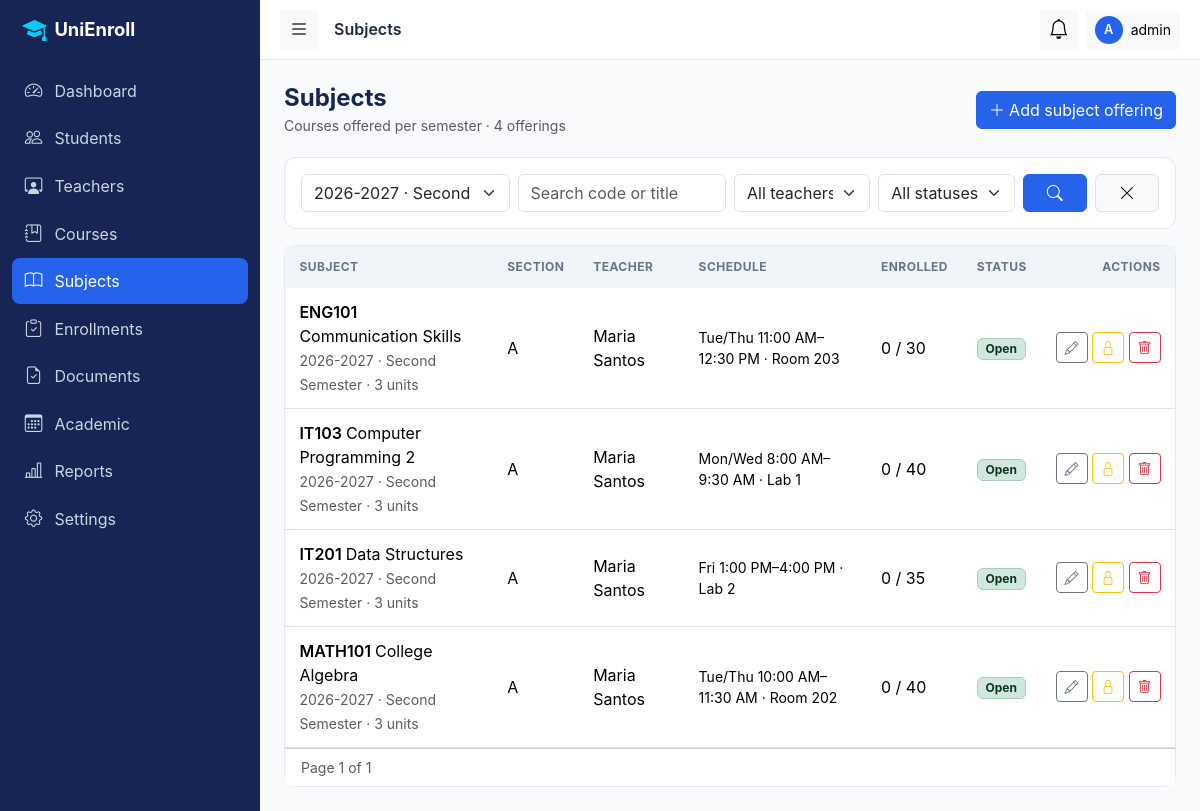
Page /admin/subjects/index.php (signed in) on the committed database.
### tables this page shows
CREATE TABLE users (
  id            INT UNSIGNED AUTO_INCREMENT PRIMARY KEY,
  username      VARCHAR(50)  NOT NULL,
  email         VARCHAR(120) NOT NULL,
  password_hash VARCHAR(255) NOT NULL,
  role          ENUM('admin','teacher','student') NOT NULL,
  status        ENUM('active','inactive') NOT NULL DEFAULT 'active',
  last_login    DATETIME NULL,
  created_at    TIMESTAMP NOT NULL DEFAULT CURRENT_TIMESTAMP,
  updated_at    TIMESTAMP NOT NULL DEFAULT CURRENT_TIMESTAMP ON UPDATE CURRENT_TIMESTAMP,
  UNIQUE KEY uq_users_username (username),
  UNIQUE KEY uq_users_email (email),
  KEY idx_users_role_status (role, status)
);

CREATE TABLE subjects (
  id           INT UNSIGNED AUTO_INCREMENT PRIMARY KEY,
  course_id    INT UNSIGNED NOT NULL,
  semester_id  INT UNSIGNED NOT NULL,
  teacher_id   INT UNSIGNED NULL,
  section      VARCHAR(20) NOT NULL DEFAULT 'A',
  max_students SMALLINT UNSIGNED NOT NULL DEFAULT 40,
  status       ENUM('open','closed') NOT NULL DEFAULT 'open',
  created_at   TIMESTAMP NOT NULL DEFAULT CURRENT_TIMESTAMP,
  updated_at   TIMESTAMP NOT NULL DEFAULT CURRENT_TIMESTAMP ON UPDATE CURRENT_TIMESTAMP,
  UNIQUE KEY uq_subjects_offering (course_id, semester_id, section),
  KEY idx_subjects_semester (semester_id),
  KEY idx_subjects_teacher (teacher_id),
  CONSTRAINT fk_subjects_course FOREIGN KEY (course_id)
    REFERENCES courses(id) ON UPDATE CASCADE ON DELETE RESTRICT,
  CONSTRAINT fk_subjects_semester FOREIGN KEY (semester_id)
    REFERENCES semesters(id) ON UPDATE CASCADE ON DELETE RESTRICT,
  CONSTRAINT fk_subjects_teacher FOREIGN KEY (teacher_id)
    REFERENCES teachers(id) ON UPDATE CASCADE ON DELETE SET NULL
);

CREATE TABLE courses (
  id          INT UNSIGNED AUTO_INCREMENT PRIMARY KEY,
  program_id  INT UNSIGNED NULL,                       
  code        VARCHAR(20)  NOT NULL,
  title       VARCHAR(150) NOT NULL,
  description TEXT NULL,
  units       TINYINT UNSIGNED NOT NULL DEFAULT 3,
  year_level  TINYINT UNSIGNED NULL,
  status      ENUM('available','unavailable') NOT NULL DEFAULT 'available',
  created_at  TIMESTAMP NOT NULL DEFAULT CURRENT_TIMESTAMP,
  updated_at  TIMESTAMP NOT NULL DEFAULT CURRENT_TIMESTAMP ON UPDATE CURRENT_TIMESTAMP,
  UNIQUE KEY uq_courses_code (code),
  KEY idx_courses_program (program_id),
  CONSTRAINT fk_courses_program FOREIGN KEY (program_id)
    REFERENCES programs(id) ON UPDATE CASCADE ON DELETE SET NULL
);

CREATE TABLE academic_years (
  id         INT UNSIGNED AUTO_INCREMENT PRIMARY KEY,
  name       VARCHAR(20) NOT NULL,                     
  start_date DATE NOT NULL,
  end_date   DATE NOT NULL,
  is_active  TINYINT(1) NOT NULL DEFAULT 0,
  created_at TIMESTAMP NOT NULL DEFAULT CURRENT_TIMESTAMP,
  updated_at TIMESTAMP NOT NULL DEFAULT CURRENT_TIMESTAMP ON UPDATE CURRENT_TIMESTAMP,
  UNIQUE KEY uq_academic_years_name (name),
  CONSTRAINT chk_ay_dates CHECK (end_date > start_date)
);

CREATE TABLE semesters (
  id                INT UNSIGNED AUTO_INCREMENT PRIMARY KEY,
  academic_year_id  INT UNSIGNED NOT NULL,
  semester_no       TINYINT UNSIGNED NOT NULL,         
  name              VARCHAR(50) NOT NULL,
  start_date        DATE NOT NULL,
  end_date          DATE NOT NULL,
  enrollment_start  DATE NULL,
  enrollment_end    DATE NULL,
  max_units         TINYINT UNSIGNED NOT NULL DEFAULT 24,
  is_active         TINYINT(1) NOT NULL DEFAULT 0,
  created_at        TIMESTAMP NOT NULL DEFAULT CURRENT_TIMESTAMP,
  updated_at        TIMESTAMP NOT NULL DEFAULT CURRENT_TIMESTAMP ON UPDATE CURRENT_TIMESTAMP,
  UNIQUE KEY uq_semesters_ay_no (academic_year_id, semester_no),
  KEY idx_semesters_active (is_active),
  CONSTRAINT fk_semesters_ay FOREIGN KEY (academic_year_id)
    REFERENCES academic_years(id) ON UPDATE CASCADE ON DELETE CASCADE
);

### includes/auth_check.php (called while the page is built, shortened)
<?php
function require_login(): array
{
    $pdo  = Database::getConnection();
    $stmt = $pdo->prepare('SELECT id, username, role, status FROM users WHERE id = ?');
    $stmt->execute([$_SESSION['user_id']]);
    $user = $stmt->fetch();
    $user['name'] = $_SESSION['display_name'] ?? $user['username'];
    return $user;
}
function require_role($roles): array
{
    $roles = (array)$roles;
    $user  = require_login();
        ?>
        <?php
    return $user;
}

### admin/subjects/index.php (the view, shortened to what this page needs)
<?php
require_once __DIR__ . '/../../includes/auth_check.php';
$user = require_role('admin');
$pageTitle = 'Subjects';
$pdo = Database::getConnection();
$activeSem = get_active_semester($pdo);
$semParam  = $_GET['semester'] ?? ($activeSem ? (string)$activeSem['id'] : 'all');
$semId     = ctype_digit((string)$semParam) ? (int)$semParam : 0;
$q         = clean($_GET['q'] ?? '');
$teacherId = (int)($_GET['teacher'] ?? 0);
$status    = in_array($_GET['status'] ?? '', ['open', 'closed'], true) ? $_GET['status'] : '';
$where = []; $params = [];
if ($semId)     { $where[] = 'sb.semester_id = ?'; $params[] = $semId; }
$whereSql = $where ? 'WHERE ' . implode(' AND ', $where) : '';
$from = 'FROM subjects sb JOIN courses c ON c.id = sb.course_id JOIN semesters sem ON sem.id = sb.semester_id
         JOIN academic_years ay ON ay.id = sem.academic_year_id LEFT JOIN teachers t ON t.id = sb.teacher_id';
$total = (int)scalar($pdo, "SELECT COUNT(*) $from $whereSql", $params);
$pg    = paginate($total, (int)($_GET['page'] ?? 1));
$cnt = fn(string $st) => "(SELECT COUNT(*) FROM enrollment_details ed JOIN enrollments e ON e.id = ed.enrollment_id
                           WHERE ed.subject_id = sb.id AND e.status = '$st')";
$stmt = $pdo->prepare(
    "SELECT sb.*, c.code, c.title, c.units, sem.name AS sem_name, ay.name AS ay_name,
            CONCAT(t.first_name, ' ', t.last_name) AS teacher_name,
            {$cnt('approved')} AS enrolled, {$cnt('pending')} AS pending
     $from $whereSql ORDER BY ay.start_date DESC, sem.semester_no DESC, c.code, sb.section
     LIMIT {$pg['perPage']} OFFSET {$pg['offset']}"
);
$stmt->execute($params);
$subjects = $stmt->fetchAll();
$semesters = $pdo->query('SELECT s.id, s.name, ay.name AS ay_name, s.is_active FROM semesters s JOIN academic_years ay ON ay.id = s.academic_year_id
                          ORDER BY ay.start_date DESC, s.semester_no DESC')->fetchAll();
$teachers  = $pdo->query("SELECT id, CONCAT(last_name, ', ', first_name) AS name, status FROM teachers ORDER BY last_name, first_name")->fetchAll();
$keep = array_filter(['semester' => $semParam, 'q' => $q, 'teacher' => $teacherId, 'status' => $status]);
require_once __DIR__ . '/../../includes/header.php';
?>
<div class="page-header">
  <div><h4>Subjects</h4><small class="text-muted">Courses offered per semester · <?= number_format($total) ?> offering<?= $total === 1 ? '' : 's' ?></small></div>
  <button class="btn btn-primary" id="addBtn"><i class="bi bi-plus-lg me-1"></i>Add subject offering</button>
</div>
<div class="card mb-3"><div class="card-body">
  <form class="row g-2" method="get">
    <div class="col-md-3"><select class="form-select" name="semester"><option value="all">All semesters</option>
      <?php foreach ($semesters as $s): ?><option value="<?= $s['id'] ?>" <?= $semId === (int)$s['id'] ? 'selected' : '' ?>><?= e($s['ay_name'] . ' · ' . $s['name']) ?><?= $s['is_active'] ? ' (active)' : '' ?></option><?php endforeach; ?></select></div>
    <div class="col-md-3"><input class="form-control" name="q" placeholder="Search code or title" value="<?= e($q) ?>"></div>
    <div class="col-6 col-md-2"><select class="form-select" name="teacher"><option value="">All teachers</option>
      <?php foreach ($teachers as $t): ?><option value="<?= $t['id'] ?>" <?= $teacherId === (int)$t['id'] ? 'selected' : '' ?>><?= e($t['name']) ?></option><?php endforeach; ?></select></div>
    <div class="col-6 col-md-2"><select class="form-select" name="status"><option value="">All statuses</option>
      <?php foreach (['open', 'closed'] as $s): ?><option value="<?= $s ?>" <?= $status === $s ? 'selected' : '' ?>><?= ucfirst($s) ?></option><?php endforeach; ?></select></div>
    <div class="col-md-2 d-flex gap-2"><button class="btn btn-primary flex-fill"><i class="bi bi-search"></i></button>
      <a class="btn btn-light border flex-fill" href="index.php?semester=all" title="Show all"><i class="bi bi-x-lg"></i></a></div>
  </form>
</div></div>
<div class="card">
  <?php if (!$subjects): ?>
    <div class="empty-state"><i class="bi bi-book"></i>No subject offerings found. Click “Add subject offering” to create one.</div>
  <?php else: ?>
  <div class="table-responsive"><table class="table table-hover mb-0">
    <thead><tr><th>Subject</th><th>Section</th><th>Teacher</th><th>Schedule</th><th>Enrolled</th><th>Status</th><th class="text-end">Actions</th></tr></thead>
    <tbody>
    <?php foreach ($subjects as $s): $full = (int)$s['enrolled'] >= (int)$s['max_students']; ?>
      <tr>
        <td><div class="fw-semibold"><?= e($s['code']) ?> <span class="fw-normal"><?= e($s['title']) ?></span></div>
            <small class="text-muted"><?= e($s['ay_name'] . ' · ' . $s['sem_name']) ?> · <?= (int)$s['units'] ?> units</small></td>
        <td><?= e($s['section']) ?></td>
        <td><?= e($s['teacher_name'] ?? '—') ?></td>
        <td class="small"><?= $s['summary'] ? implode('<br>', array_map('e', $s['summary'])) : '<span class="text-muted">TBA</span>' ?></td>
        <td class="text-nowrap"><span class="<?= $full ? 'text-danger fw-semibold' : '' ?>"><?= (int)$s['enrolled'] ?> / <?= (int)$s['max_students'] ?></span>
          <?php if ($s['pending']): ?><br><small class="text-muted"><?= (int)$s['pending'] ?> pending</small><?php endif; ?></td>
        <td><?= status_badge($s['status']) ?></td>
        <td class="text-end text-nowrap">
          <button class="btn btn-sm btn-outline-secondary edit-btn" title="Edit" data-item="<?= e(json_encode($s, JSON_HEX_TAG | JSON_HEX_AMP)) ?>"><i class="bi bi-pencil"></i></button>
          <?php $open = $s['status'] === 'open'; ?>
          <form method="post" action="actions.php" class="d-inline"><?= csrf_field() ?>
            <button class="btn btn-sm btn-outline-<?= $open ? 'warning' : 'success' ?>" title="<?= $open ? 'Close enrollment' : 'Open enrollment' ?>"
                    data-confirm="<?= $open ? 'Close' : 'Open' ?> <?= e($s['code'] . ' ' . $s['section']) ?> for enrollment?" data-confirm-class="btn-<?= $open ? 'warning' : 'success' ?>"
                    data-confirm-label="Yes"><i class="bi bi-<?= $open ? 'lock' : 'unlock' ?>"></i></button></form>
          <form method="post" action="actions.php" class="d-inline"><?= csrf_field() ?>
            <button class="btn btn-sm btn-outline-danger" title="Delete" data-confirm="Delete <?= e($s['code'] . ' section ' . $s['section']) ?>?" data-confirm-label="Delete"><i class="bi bi-trash"></i></button></form>
        </td>
      </tr>
    <?php endforeach; ?>
    </tbody></table></div>
  <div class="card-footer bg-white d-flex justify-content-between align-items-center flex-wrap gap-2">
    <small class="text-muted">Page <?= $pg['page'] ?> of <?= $pg['pages'] ?></small><?= render_pagination($pg, $keep) ?></div>
  <?php endif; ?>
</div>
<?php require_once __DIR__ . '/../../includes/footer.php'; ?>

### includes/header.php (shortened to what this page needs)
<?php
$pageTitle = $pageTitle ?? APP_NAME;
?>
<!DOCTYPE html>
<html lang="en">
<head>
  <link href="https://cdn.jsdelivr.net/npm/bootstrap@5.3.3/dist/css/bootstrap.min.css" rel="stylesheet">
  <link href="https://cdn.jsdelivr.net/npm/bootstrap-icons@1.11.3/font/bootstrap-icons.min.css" rel="stylesheet">
  <link href="<?= e(asset('css/style.css')) ?>" rel="stylesheet">
</head>
<body>
<div class="app-wrapper">
  <?php require __DIR__ . '/sidebar.php'; ?>
  <div class="app-main">
    <header class="topbar">
      <button class="btn btn-light btn-sm" id="sidebarToggle" aria-label="Toggle sidebar"><i class="bi bi-list fs-5"></i></button>
      <h6 class="mb-0 ms-3 fw-semibold d-none d-sm-block"><?= e($pageTitle) ?></h6>
      <div class="ms-auto d-flex align-items-center gap-2">
        <div class="dropdown">
          <button class="btn btn-light btn-sm position-relative" data-bs-toggle="dropdown" aria-label="Notifications">
            <i class="bi bi-bell fs-5"></i>
          </button>
        </div>
        <div class="dropdown">
          <button class="btn btn-light btn-sm d-flex align-items-center gap-2" data-bs-toggle="dropdown">
            <span class="avatar"><?= e(strtoupper(mb_substr($user['name'], 0, 1))) ?></span>
            <span class="d-none d-md-inline"><?= e($user['name']) ?></span>
          </button>
        </div>
      </div>
    </header>
    <main class="content">

### includes/functions.php (shortened to what this page needs)
<?php
function e($value): string
{
    return htmlspecialchars((string)$value, ENT_QUOTES, 'UTF-8');
}
function url(string $path = ''): string
{
    return BASE_URL . '/' . ltrim($path, '/');
}
function asset(string $path): string
{
    return url('assets/' . ltrim($path, '/'));
}
function clean(?string $value): string
{
    return trim(strip_tags((string)$value));
}
function scalar(PDO $pdo, string $sql, array $params = [])
{
    $stmt = $pdo->prepare($sql);
    $stmt->execute($params);
    return $stmt->fetchColumn();
}
function get_active_semester(PDO $pdo): ?array
{
    $row = $pdo->query(
        'SELECT s.*, ay.name AS ay_name FROM semesters s
         JOIN academic_years ay ON ay.id = s.academic_year_id
         WHERE s.is_active = 1 ORDER BY s.id DESC LIMIT 1'
    )->fetch();
    return $row ?: null;
}
function status_badge(string $status): string
{
    $map = [
        'active' => 'success', 'approved' => 'success', 'verified' => 'success', 'open' => 'success', 'available' => 'success',
        'pending' => 'warning', 'inactive' => 'secondary', 'draft' => 'secondary', 'closed' => 'secondary',
        'unavailable' => 'secondary', 'passed' => 'success', 'failed' => 'danger', 'enrolled' => 'primary', 'dropped' => 'secondary', 'rejected' => 'danger', 'cancelled' => 'dark', 'graduated' => 'info',
    ];
    return '<span class="badge bg-' . ($map[$status] ?? 'secondary') . '-subtle text-' . ($map[$status] ?? 'secondary')
         . '-emphasis border border-' . ($map[$status] ?? 'secondary') . '-subtle text-capitalize">' . e($status) . '</span>';
}
function paginate(int $total, int $page, int $perPage = PER_PAGE): array
{
    $pages = max(1, (int)ceil($total / $perPage));
    $page  = min(max(1, $page), $pages);
    return ['total' => $total, 'page' => $page, 'pages' => $pages, 'perPage' => $perPage, 'offset' => ($page - 1) * $perPage];
}

### assets/css/style.css (style rules this page uses)
:root { --navy: #172554; --royal: #2563EB; --cyan: #06B6D4; --bg: #F8FAFC; --card: #FFFFFF; --text: #1E293B; --muted: #64748B; --border: #E2E8F0; --success:#16A34A; --warning:#F59E0B; --danger: #DC2626; --radius: 12px; --sidebar-w: 260px; --transition: .2s ease; }
body { font-family: 'Inter', system-ui, -apple-system, 'Segoe UI', Roboto, sans-serif; background: var(--bg); color: var(--text); }
.card { border: 1px solid var(--border); border-radius: var(--radius); }
.btn-primary { background: var(--royal); border-color: var(--royal); }
.btn, .form-control, .form-select { transition: var(--transition); }
.app-wrapper { display: flex; min-height: 100vh; }
.app-main { flex: 1; margin-left: var(--sidebar-w); min-width: 0; transition: margin var(--transition); }
.topbar { height: 60px; background: #fff; border-bottom: 1px solid var(--border); display: flex; align-items: center; padding: 0 1.25rem; position: sticky; top: 0; z-index: 1030; }
.content { padding: 1.5rem; }
.avatar { width: 28px; height: 28px; border-radius: 50%; background: var(--royal); color: #fff; display: inline-flex; align-items: center; justify-content: center; font-size: .8rem; font-weight: 600; }
.table > :not(caption) > * > * { padding: .75rem .9rem; vertical-align: middle; }
.table thead th { font-size: .75rem; text-transform: uppercase; letter-spacing: .04em; color: var(--muted); background: #f1f5f9; border-bottom: 0; }
.page-header { display: flex; flex-wrap: wrap; gap: .75rem; align-items: center; justify-content: space-between; margin-bottom: 1.25rem; }
.page-header h4 { margin: 0; color: var(--navy); font-weight: 700; }

### rows in the picture
users: role "admin"
subjects: course.code "ENG101", course.title "Communication Skills", academic_years.name "2026-2027 · Second Semester", course.units "3", section "A", teacher_name "Maria Santos", summary "Tue/Thu 11:00 AM–12:30 PM · Room 203", enrolled "0", max_students "30", status "Open"
subjects: course.code "IT103", course.title "Computer Programming 2", academic_years.name "2026-2027 · Second Semester", course.units "3", section "A", teacher_name "Maria Santos", summary "Mon/Wed 8:00 AM–9:30 AM · Lab 1", enrolled "0", max_students "40", status "Open"
subjects: course.code "IT201", course.title "Data Structures", academic_years.name "2026-2027 · Second Semester", course.units "3", section "A", teacher_name "Maria Santos", summary "Fri 1:00 PM–4:00 PM · Lab 2", enrolled "0", max_students "35", status "Open"
subjects: course.code "MATH101", course.title "College Algebra", academic_years.name "2026-2027 · Second Semester", course.units "3", section "A", teacher_name "Maria Santos", summary "Tue/Thu 10:00 AM–11:30 AM · Room 202", enrolled "0", max_students "40", status "Open"

### other values in the picture
$label "Dashboard"
$label "Students"
$label "Teachers"
$label "Courses"
$label "Subjects"
$label "Enrollments"
$label "Documents"
$label "Academic"
$label "Reports"
$label "Settings"
$pageTitle "Subjects"
mb_substr($user['name'], 0, 1) "A"
$total "4"
$pg['page'] "1"
$pg['pages'] "1"
